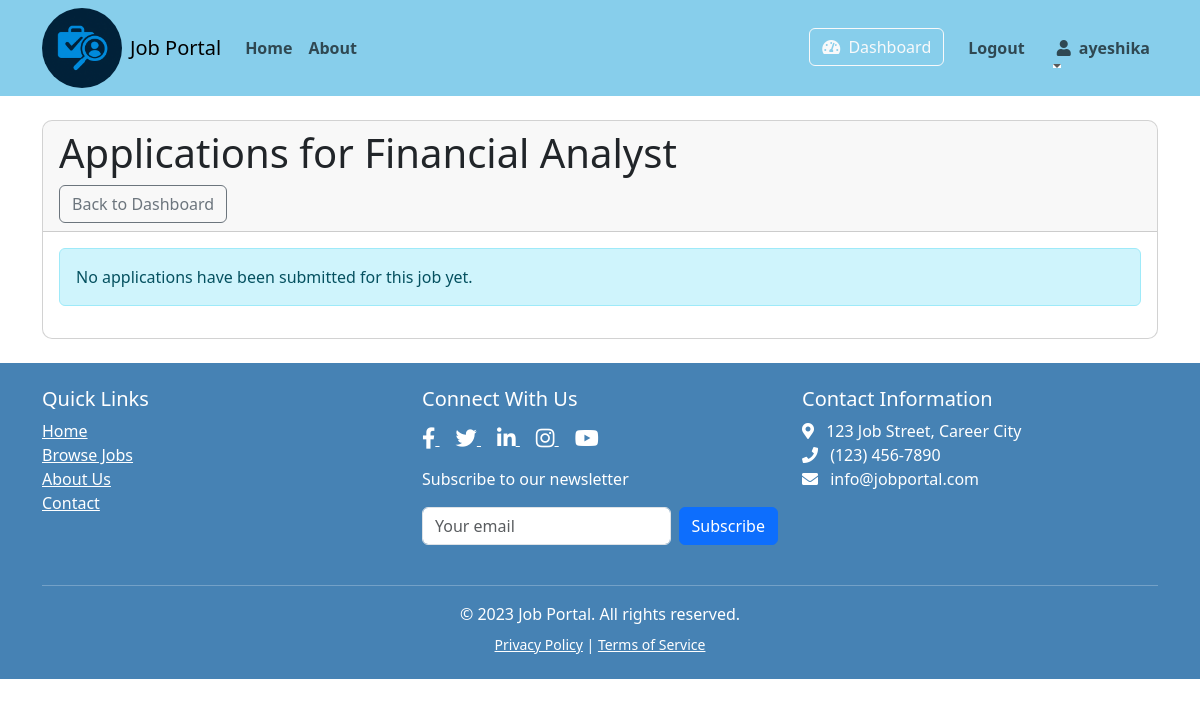
The app's page /job/4/applications/ (signed in), older data.
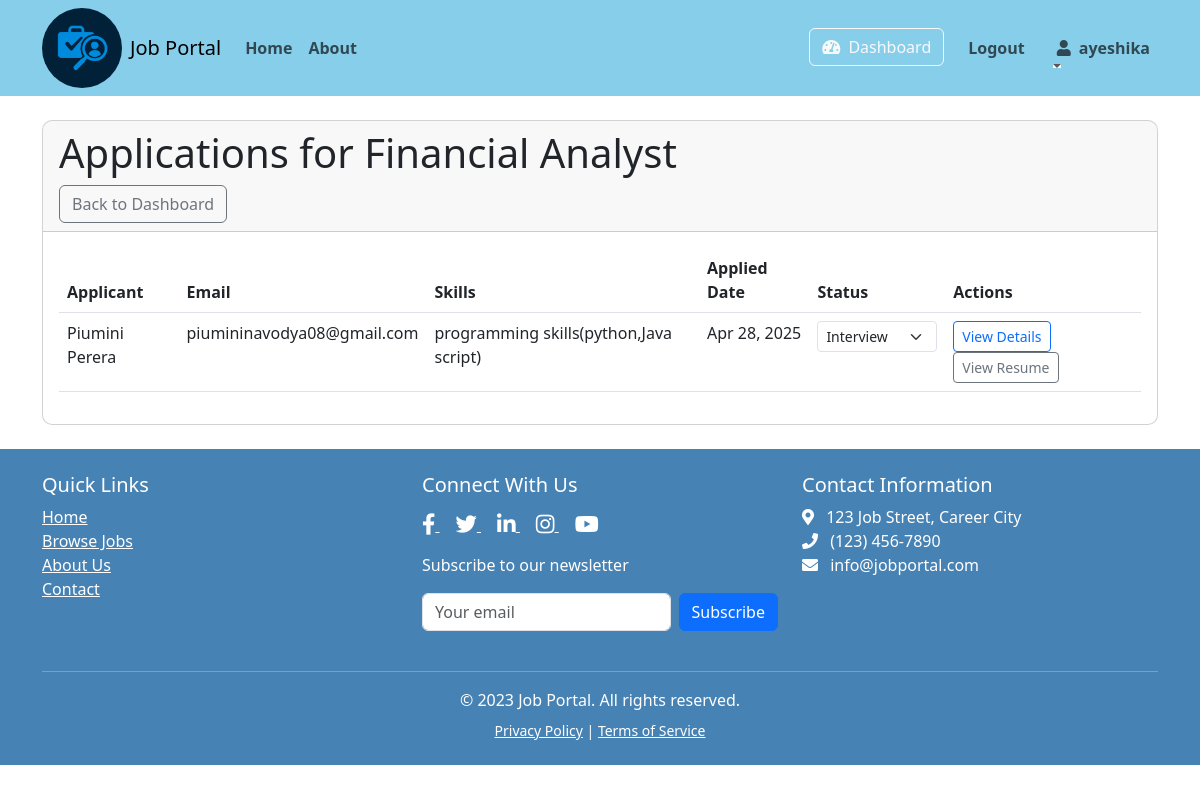
The same page, newer data.
### jobs/models.py (models this page shows, shortened)
class Job(models.Model):
    JOB_TYPES = [
        ('FT', 'Full-time'),
        ('PT', 'Part-time'),
        ('CN', 'Contract'),
        ('IN', 'Internship'),
    ]
    company = models.ForeignKey(Company, on_delete=models.CASCADE)
    title = models.CharField(max_length=200)
    description = models.TextField()
    location = models.CharField(max_length=100)
    job_type = models.CharField(max_length=2, choices=JOB_TYPES)
    posted_date = models.DateTimeField(default=timezone.now)
    closing_date = models.DateTimeField()
    is_active = models.BooleanField(default=True)

class Application(models.Model):
    STATUS_CHOICES = [
        ('AP', 'Applied'),
        ('RV', 'Under Review'),
        ('IT', 'Interview'),
        ('RJ', 'Rejected'),
        ('AC', 'Accepted'),
    ]
    job = models.ForeignKey(Job, on_delete=models.CASCADE)
    applicant = models.ForeignKey(JobSeeker, on_delete=models.CASCADE)
    applied_date = models.DateTimeField(default=timezone.now)
    status = models.CharField(max_length=2, choices=STATUS_CHOICES, default='AP')
    cover_letter = models.TextField()
    class Meta:
        unique_together = ('job', 'applicant')

class JobSeeker(models.Model):
    user = models.OneToOneField(User, on_delete=models.CASCADE)
    resume = models.FileField(upload_to='resumes/', blank=True)
    skills = models.TextField(blank=True)
    experience = models.TextField(blank=True)

### jobs/views.py (the view, shortened to what this page needs)
# urls.py: path('job/<int:job_id>/applications/', views.view_applications, name='view_applications'),
@login_required
def view_applications(request, job_id):
    job = get_object_or_404(Job, id=job_id, company=request.user.company)
    applications = Application.objects.filter(job=job).select_related('applicant__user').order_by('-applied_date')
    return render(request, 'jobs/view_applications.html', {
        'job': job,
        'applications': applications
    })

### jobs/templates/jobs/view_applications.html (shortened to what this page needs)
{% extends 'jobs/base.html' %}
{% block content %}
    <div class="card mb-4">
        <div class="card-header">
            <h1>Applications for {{ job.title }}</h1>
            <a href="{% url 'dashboard' %}" class="btn btn-outline-secondary">Back to Dashboard</a>
        </div>
        <div class="card-body">
            {% if applications %}
                <div class="table-responsive">
                    <table class="table table-hover">
                        <thead>
                            <tr>
                                <th>Applicant</th>
                                <th>Email</th>
                                <th>Skills</th>
                                <th>Applied Date</th>
                                <th>Status</th>
                                <th>Actions</th>
                            </tr>
                        </thead>
                        <tbody>
                            {% for application in applications %}
                                <tr>
                                    <td>{{ application.applicant.user.get_full_name }}</td>
                                    <td>{{ application.applicant.user.email }}</td>
                                    <td>{{ application.applicant.skills|truncatechars:50 }}</td>
                                    <td>{{ application.applied_date|date:"M d, Y" }}</td>
                                    <td>
                                        <form method="post" action="{% url 'view_applications' job.id %}" class="d-inline">
                                            <select name="status" class="form-select form-select-sm" onchange="this.form.submit()">
                                                <option value="IT" {% if application.status == 'IT' %}selected{% endif %}>Interview</option>
                                            </select>
                                        </form>
                                    </td>
                                    <td>
                                        <button class="btn btn-sm btn-outline-primary" data-bs-toggle="modal" data-bs-target="#applicationModal{{ application.id }}">
                                            View Details
                                        </button>
                                        <a href="{{ application.applicant.resume.url }}" class="btn btn-sm btn-outline-secondary" target="_blank">
                                            View Resume
                                        </a>
                                    </td>
                                </tr>
                            {% endfor %}
                        </tbody>
                    </table>
                </div>
            {% else %}
                <div class="alert alert-info">No applications have been submitted for this job yet.</div>
            {% endif %}
        </div>
    </div>
{% endblock %}

### jobs/templates/jobs/base.html (shortened to what this page needs)
<!DOCTYPE html>
<html lang="en">
<head>
    <link href="https://cdn.jsdelivr.net/npm/bootstrap@5.3.0/dist/css/bootstrap.min.css" rel="stylesheet">
    <link rel="stylesheet" href="https://cdnjs.cloudflare.com/ajax/libs/font-awesome/5.15.4/css/all.min.css">
</head>
<body>
    <nav class="navbar navbar-expand-lg navbar-light" style="background-color: #87CEEB;">
        <div class="container">
               {% load static %}
            <img src="{% static 'jobs/images/logo.png' %}" alt="Job Portal Logo" height="80" class="me-2" style="border-radius: 50%">
            <a class="navbar-brand" href="{% url 'home' %}">Job Portal</a>
            <div class="collapse navbar-collapse" id="navbarNav">
                <ul class="navbar-nav me-auto">
                    <li class="nav-item">
                        <a class="nav-link" href="{% url 'home' %}">Home</a>
                    </li>
                    <li class="nav-item">
                         <a class="nav-link" href="{% url 'about' %}" >About </a>
                    </li>
                </ul>
                <ul class="navbar-nav">
                    {% if user.is_authenticated %}
                    <li class="nav-item">
                        <a class="btn btn-outline-light" href="{% url 'dashboard' %}">
                            <i class="fas fa-tachometer-alt me-1"></i> Dashboard
                        </a>
                    </li>
                    <li class="nav-item mx-3">
                        <a class="nav-link" href="{% url 'logout' %}">Logout</a>
                    </li>
                    <li class="nav-item">
                        <a class="nav-link dropdown-toggle" href="#" id="navbarDropdown" role="button" data-bs-toggle="dropdown" aria-expanded="false">
                            <i class="fas fa-user me-1"></i>
                            {{ user.username }}
                        </a>
                    </li>
                    {% endif %}
                </ul>
            </div>
        </div>
    </nav>
    <div class="container mt-4">
        {% block content %}{% endblock %}
    </div>
{% block footer %}
<footer class=" text-white pt-4 pb-2" style="background-color: #4682B4;">
    <div class="container">
        <div class="row">
            <div class="col-md-4 mb-4">
                <h5>Quick Links</h5>
                <ul class="list-unstyled">
                    <li><a href="{% url 'home' %}" class="text-white">Home</a></li>
                    <li><a href="{% url 'home' %}" class="text-white">Browse Jobs</a></li>
                    <li><a href="{% url 'home' %}" class="text-white">About Us</a></li>
                    <li><a href="{% url 'home' %}" class="text-white">Contact</a></li>
                </ul>
            </div>
            <div class="col-md-4 mb-4">
                <h5>Connect With Us</h5>
                <div class="social-icons mt-3">
                    <a href="https://facebook.com" class="text-white me-3" target="_blank">
                        <i class="fab fa-facebook-f fa-lg"></i>
                    </a>
                    <a href="https://twitter.com" class="text-white me-3" target="_blank">
                        <i class="fab fa-twitter fa-lg"></i>
                    </a>
                    <a href="https://linkedin.com" class="text-white me-3" target="_blank">
                        <i class="fab fa-linkedin-in fa-lg"></i>
                    </a>
                    <a href="https://instagram.com" class="text-white me-3" target="_blank">
                        <i class="fab fa-instagram fa-lg"></i>
                    </a>
                    <a href="https://youtube.com" class="text-white" target="_blank">
                        <i class="fab fa-youtube fa-lg"></i>
                    </a>
                </div>
                <div class="mt-3">
                    <p>Subscribe to our newsletter</p>
                    <form class="d-flex">
                        <input type="email" class="form-control me-2" placeholder="Your email">
                        <button class="btn btn-primary" type="submit">Subscribe</button>
                    </form>
                </div>
            </div>
            <div class="col-md-4 mb-4">
                <h5>Contact Information</h5>
                <ul class="list-unstyled">
                    <li><i class="fas fa-map-marker-alt me-2"></i> 123 Job Street, Career City</li>
                    <li><i class="fas fa-phone me-2"></i> (123) 456-7890</li>
                    <li><i class="fas fa-envelope me-2"></i> info@jobportal.com</li>
                </ul>
            </div>
        </div>
        <hr class="bg-light">
        <div class="text-center">
            <p class="mb-0">&copy; 2023 Job Portal. All rights reserved.</p>
            <p class="small mt-2">
                <a href="#" class="text-white">Privacy Policy</a> |
                <a href="#" class="text-white">Terms of Service</a>
            </p>
        </div>
    </div>
</footer>
    {% endblock %}
</body>
</html>

### jobs/templates/jobs/base.html (style rules this page uses)
.navbar-nav .nav-link { transition: all 0.3s ease; position: relative; font-weight: 600; }
.navbar-nav .nav-link::after { content: ''; position: absolute; width: 0; height: 2px; bottom: 0; left: 0; background-color: white; transition: width 0.3s ease; }
.card { border-radius: 10px; overflow: hidden; }

Row changes from the older to the newer data that the page shows:
added Application: applicant.user.get_full_name "Piumini Perera", applicant.user.email "piumininavodya08@gmail.com", applicant.skills "programming skills(python,Java script)", applied_date "Apr 28, 2025", status "Interview"
Text that changed along with them:
text no longer shown: "No applications have been submitted for this job yet."
text now shown: "Applicant Email Skills Applied Date Status Actions"
